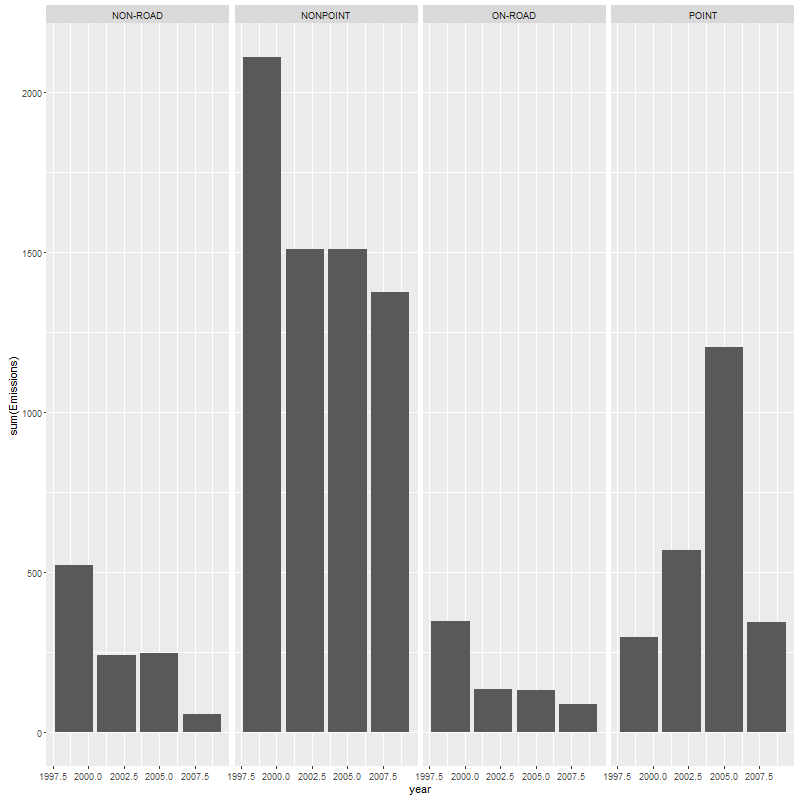

This figure's R source:
#Sum Emission by year and type
sumneibctype <- summarise(group_by(neibc, year, type), sum(Emissions))

plot3 <- ggplot(sumneibctype, aes(year, `sum(Emissions)`))

plot3 + geom_bar(stat = 'identity') + facet_grid(.~type)

#output
dev.copy(png, 'plot3.png', height = 800, width = 800)
dev.off()

